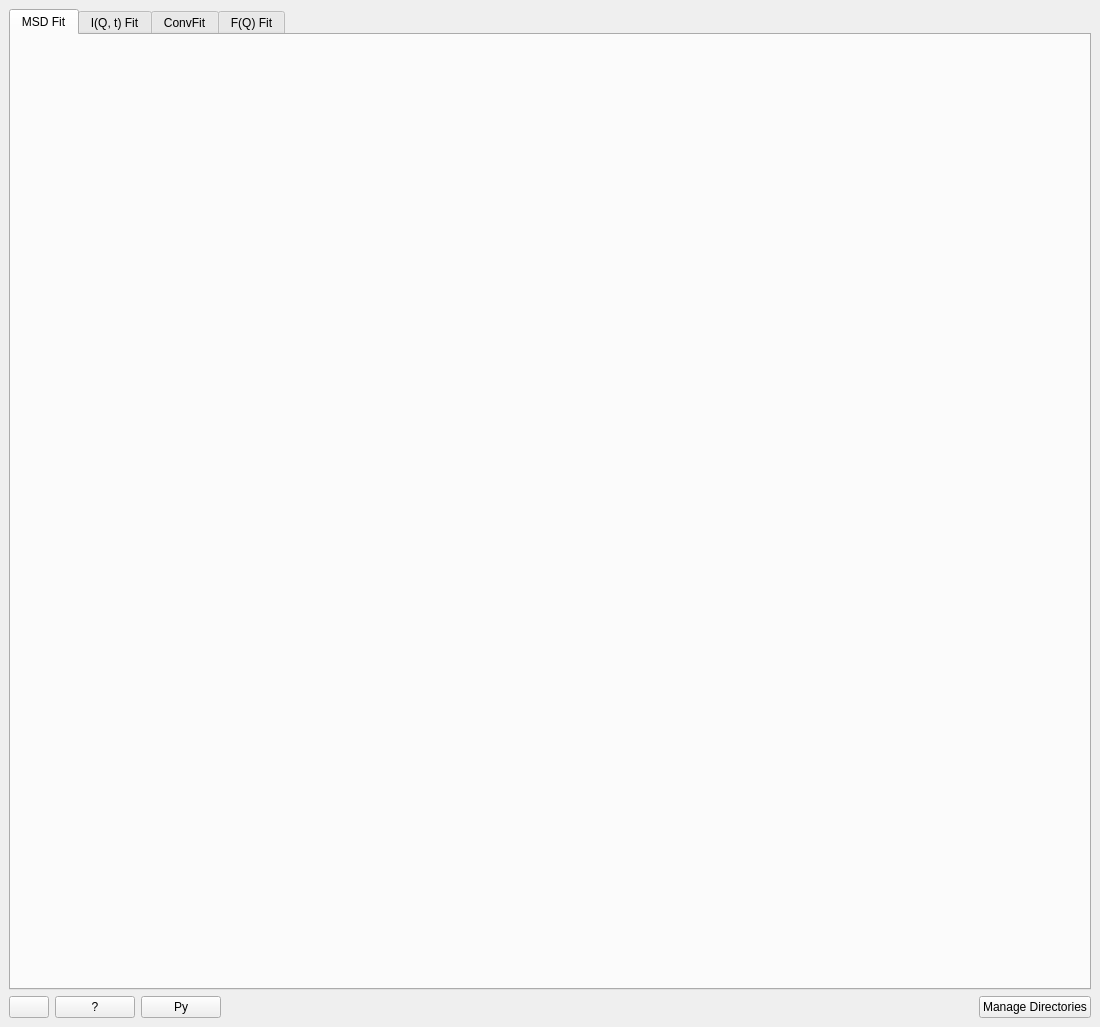
<?xml version="1.0" encoding="UTF-8"?>
<ui version="4.0">
 <class>DataAnalysis</class>
 <widget class="QMainWindow" name="DataAnalysis">
  <property name="geometry">
   <rect>
    <x>0</x>
    <y>0</y>
    <width>1100</width>
    <height>1027</height>
   </rect>
  </property>
  <property name="sizePolicy">
   <sizepolicy hsizetype="MinimumExpanding" vsizetype="MinimumExpanding">
    <horstretch>0</horstretch>
    <verstretch>0</verstretch>
   </sizepolicy>
  </property>
  <property name="minimumSize">
   <size>
    <width>200</width>
    <height>200</height>
   </size>
  </property>
  <property name="windowTitle">
   <string>Inelastic Data Analysis</string>
  </property>
  <widget class="QWidget" name="centralwidget">
   <property name="sizePolicy">
    <sizepolicy hsizetype="MinimumExpanding" vsizetype="MinimumExpanding">
     <horstretch>0</horstretch>
     <verstretch>0</verstretch>
    </sizepolicy>
   </property>
   <property name="minimumSize">
    <size>
     <width>200</width>
     <height>200</height>
    </size>
   </property>
   <layout class="QVBoxLayout" name="verticalLayout">
    <item>
     <widget class="QTabWidget" name="twIDATabs">
      <property name="enabled">
       <bool>true</bool>
      </property>
      <property name="minimumSize">
       <size>
        <width>0</width>
        <height>0</height>
       </size>
      </property>
      <property name="tabShape">
       <enum>QTabWidget::Rounded</enum>
      </property>
      <property name="currentIndex">
       <number>0</number>
      </property>
      <widget class="QWidget" name="tabMSD">
       <attribute name="title">
        <string>MSD Fit</string>
       </attribute>
      </widget>
      <widget class="QWidget" name="tabIqtFit">
       <attribute name="title">
        <string>I(Q, t) Fit</string>
       </attribute>
      </widget>
      <widget class="QWidget" name="tabConvFit">
       <attribute name="title">
        <string>ConvFit</string>
       </attribute>
      </widget>
      <widget class="QWidget" name="tabJumpFit">
       <attribute name="title">
        <string>F(Q) Fit</string>
       </attribute>
      </widget>
     </widget>
    </item>
    <item>
     <layout class="QHBoxLayout" name="layout_bottom">
      <item>
       <widget class="QPushButton" name="pbSettings">
        <property name="sizePolicy">
         <sizepolicy hsizetype="Minimum" vsizetype="Fixed">
          <horstretch>0</horstretch>
          <verstretch>0</verstretch>
         </sizepolicy>
        </property>
        <property name="minimumSize">
         <size>
          <width>0</width>
          <height>0</height>
         </size>
        </property>
        <property name="maximumSize">
         <size>
          <width>16777215</width>
          <height>16777215</height>
         </size>
        </property>
       </widget>
      </item>
      <item>
       <widget class="QPushButton" name="pbHelp">
        <property name="enabled">
         <bool>true</bool>
        </property>
        <property name="sizePolicy">
         <sizepolicy hsizetype="Minimum" vsizetype="Fixed">
          <horstretch>0</horstretch>
          <verstretch>0</verstretch>
         </sizepolicy>
        </property>
        <property name="maximumSize">
         <size>
          <width>16777215</width>
          <height>16777215</height>
         </size>
        </property>
        <property name="toolTip">
         <string>Open interface help page in your web browser.</string>
        </property>
        <property name="text">
         <string>?</string>
        </property>
       </widget>
      </item>
      <item>
       <widget class="QPushButton" name="pbPythonExport">
        <property name="enabled">
         <bool>true</bool>
        </property>
        <property name="sizePolicy">
         <sizepolicy hsizetype="Minimum" vsizetype="Fixed">
          <horstretch>0</horstretch>
          <verstretch>0</verstretch>
         </sizepolicy>
        </property>
        <property name="maximumSize">
         <size>
          <width>16777215</width>
          <height>16777215</height>
         </size>
        </property>
        <property name="toolTip">
         <string>Export a Python script for the algorithms run on this tab.</string>
        </property>
        <property name="text">
         <string>Py</string>
        </property>
       </widget>
      </item>
      <item>
       <spacer name="horizontalSpacer_14">
        <property name="orientation">
         <enum>Qt::Horizontal</enum>
        </property>
        <property name="sizeHint" stdset="0">
         <size>
          <width>40</width>
          <height>20</height>
         </size>
        </property>
       </spacer>
      </item>
      <item>
       <widget class="QPushButton" name="pbManageDirs">
        <property name="text">
         <string>Manage Directories</string>
        </property>
       </widget>
      </item>
     </layout>
    </item>
   </layout>
  </widget>
 </widget>
 <tabstops>
  <tabstop>twIDATabs</tabstop>
  <tabstop>pbHelp</tabstop>
  <tabstop>pbManageDirs</tabstop>
 </tabstops>
 <resources>
  <include location="../../../MantidPlot/icons/icons.qrc"/>
 </resources>
 <connections/>
</ui>
